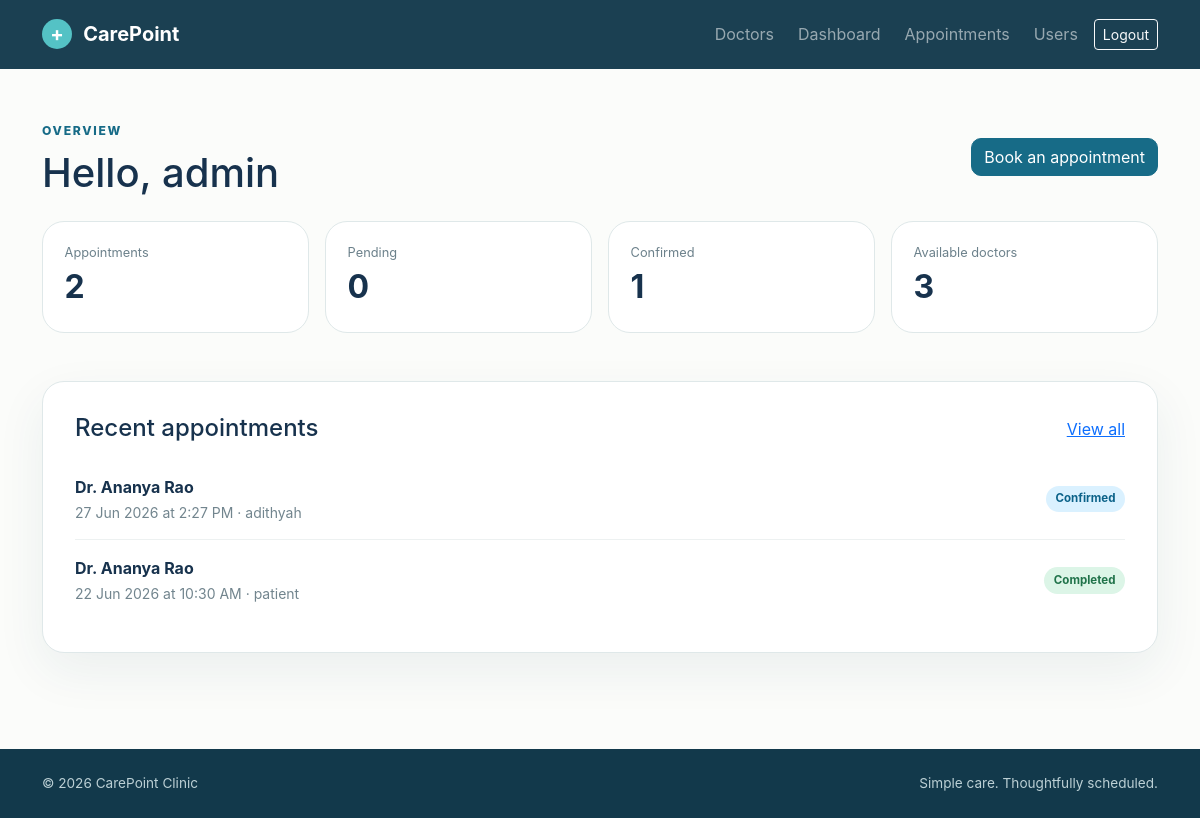
Page /dashboard/ (signed in) on the committed database.
### accounts/models.py (models this page shows)
class User(AbstractUser):
    class Role(models.TextChoices):
        ADMIN = 'ADMIN', 'Admin'
        STAFF = 'STAFF', 'Staff'
        PATIENT = 'PATIENT', 'Patient'
    role = models.CharField(max_length=10, choices=Role.choices, default=Role.PATIENT)
    phone = models.CharField(max_length=20, blank=True)
    @property
    def is_admin_role(self):
        return self.is_superuser or self.role == self.Role.ADMIN
    @property
    def is_staff_role(self):
        return self.is_admin_role or self.role == self.Role.STAFF

### appointments/models.py (models this page shows, shortened)
class Appointment(models.Model):
    class Status(models.TextChoices):
        PENDING = 'PENDING', 'Pending'
        CONFIRMED = 'CONFIRMED', 'Confirmed'
        COMPLETED = 'COMPLETED', 'Completed'
        CANCELLED = 'CANCELLED', 'Cancelled'
    patient = models.ForeignKey(settings.AUTH_USER_MODEL, on_delete=models.CASCADE, related_name='appointments')
    doctor = models.ForeignKey(Doctor, on_delete=models.PROTECT, related_name='appointments')
    appointment_date = models.DateField()
    appointment_time = models.TimeField()
    reason = models.TextField()
    status = models.CharField(max_length=12, choices=Status.choices, default=Status.PENDING)
    created_at = models.DateTimeField(auto_now_add=True)
    class Meta:
        ordering = ('-appointment_date', '-appointment_time')
        constraints = [models.UniqueConstraint(fields=('doctor', 'appointment_date', 'appointment_time'), name='unique_doctor_slot')]

class Doctor(models.Model):
    name = models.CharField(max_length=120)
    specialization = models.CharField(max_length=120)
    qualification = models.CharField(max_length=160, blank=True)
    experience_years = models.PositiveIntegerField(default=0)
    consultation_fee = models.DecimalField(max_digits=8, decimal_places=2)
    bio = models.TextField(blank=True)
    is_available = models.BooleanField(default=True)
    class Meta:
        ordering = ('name',)

### dashboard/views.py (the view)
# urls.py: path('dashboard/', include('dashboard.urls')),
@login_required
def dashboard(request):
    appointments = Appointment.objects.all()
    if not request.user.is_staff_role:
        appointments = appointments.filter(patient=request.user)
    status_counts = {item['status']: item['count'] for item in appointments.values('status').annotate(count=Count('id'))}
    context = {
        'total_appointments': appointments.count(),
        'confirmed': status_counts.get(Appointment.Status.CONFIRMED, 0),
        'pending': status_counts.get(Appointment.Status.PENDING, 0),
        'completed': status_counts.get(Appointment.Status.COMPLETED, 0),
        'doctor_count': Doctor.objects.filter(is_available=True).count(),
        'recent_appointments': appointments.select_related('doctor', 'patient')[:5],
        'status_counts': status_counts,
    }
    return render(request, 'dashboard/dashboard.html', context)

### templates/dashboard/dashboard.html
{% extends 'base.html' %}{% block content %}<div class="container py-5"><div class="d-flex flex-wrap justify-content-between align-items-center gap-3 mb-4"><div><span class="eyebrow">Overview</span><h1 class="mt-2 mb-0">Hello, {{ user.first_name|default:user.username }}</h1></div><a class="btn btn-primary" href="{% url 'appointment_create' %}">Book an appointment</a></div><div class="row g-3 mb-5"><div class="col-6 col-lg-3"><div class="stat-card"><span>Appointments</span><strong>{{ total_appointments }}</strong></div></div><div class="col-6 col-lg-3"><div class="stat-card"><span>Pending</span><strong>{{ pending }}</strong></div></div><div class="col-6 col-lg-3"><div class="stat-card"><span>Confirmed</span><strong>{{ confirmed }}</strong></div></div><div class="col-6 col-lg-3"><div class="stat-card"><span>Available doctors</span><strong>{{ doctor_count }}</strong></div></div></div><div class="page-card"><div class="d-flex justify-content-between align-items-center mb-3"><h2 class="h4 mb-0">Recent appointments</h2><a href="{% url 'appointment_list' %}">View all</a></div>{% for item in recent_appointments %}<div class="appointment-row"><div><strong>Dr. {{ item.doctor.name }}</strong><small>{{ item.appointment_date|date:'d M Y' }} at {{ item.appointment_time|time:'g:i A' }}{% if user.is_staff_role %} · {{ item.patient.username }}{% endif %}</small></div><span class="status status-{{ item.status|lower }}">{{ item.get_status_display }}</span></div>{% empty %}<div class="empty-state">Nothing scheduled yet.</div>{% endfor %}</div></div>{% endblock %}

### static/css/style.css (style rules this page uses)
:root { --ink:#17324d;--blue:#176b87;--aqua:#e9f7f8;--cream:#f8f7f2;--line:#dfe8e9 }
* { box-sizing:border-box }
body { font-family:Inter,ui-sans-serif,system-ui,-apple-system,sans-serif;color:var(--ink);background:#fbfcfa }
.eyebrow { display:inline-block;color:var(--blue);font-size:.76rem;font-weight:800;letter-spacing:.14em;text-transform:uppercase }
.hero-card,.page-card,.feature-card,.doctor-card,.stat-card { background:#fff;border:1px solid var(--line);border-radius:22px;box-shadow:0 18px 50px rgba(29,70,82,.07) }
.btn-primary { --bs-btn-bg:var(--blue);--bs-btn-border-color:var(--blue);--bs-btn-hover-bg:#11536b;--bs-btn-hover-border-color:#11536b;border-radius:10px }
.page-card { padding:2rem }
.status { display:inline-block;padding:.3rem .6rem;border-radius:999px;font-size:.72rem;font-weight:700 }
.status-confirmed { background:#daf1ff;color:#0b6289 }
.status-completed { background:#dcf5e7;color:#20734a }
.stat-card { padding:1.35rem;box-shadow:none }
.stat-card span { display:block;color:#6c818b;font-size:.8rem }
.stat-card strong { font-size:2rem }
.appointment-row { display:flex;justify-content:space-between;align-items:center;padding:1rem 0;border-bottom:1px solid #edf1f1 }
.appointment-row:last-child { border:0 }
.appointment-row small { display:block;color:#72858e;margin-top:.2rem }

### rows in the picture
User: first_name "admin"
Appointment: doctor.name "Ananya Rao", appointment_date "27 Jun 2026", appointment_time "2:27 PM", patient.username "adithyah", status "Confirmed"
Appointment: doctor.name "Ananya Rao", appointment_date "22 Jun 2026", appointment_time "10:30 AM", patient.username "patient", status "Completed"

### other values in the picture
{{ total_appointments }} "2"
{{ pending }} "0"
{{ confirmed }} "1"
{{ doctor_count }} "3"
